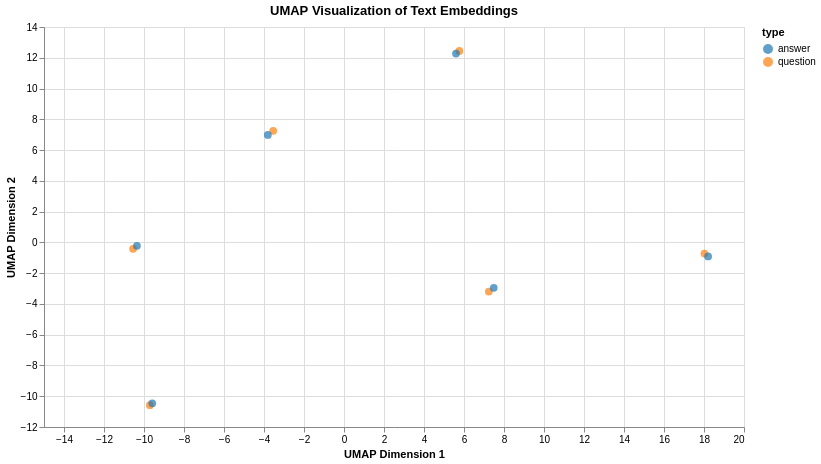

This figure's notebook cell:
### Markdown cell above
### Step 6: Visualize embeddings

Finally, we use UMAP to reduce dimensions and create an interactive visualization (Note: you would use a similar approach to visualize single cell RNA-seq data):

### Code cell
embed_utils.visualize_embeddings(
    sentences, embeddings, method="umap",
    umap_params={"n_neighbors": 2}, color_by="type"
).interactive()

### Figure 1 — Vega-Lite specification as saved in the notebook (floating-point values rounded to 4 significant figures)
{"config": {"view": {"continuousWidth": 300, "continuousHeight": 300}}, "data": {"name": "data-785c20a1fd6f3dda16bb2c0cf4964300"}, "mark": {"type": "circle", "size": 60}, "encoding": {"color": {"field": "type", "scale": {"scheme": "category10"}, "type": "nominal"}, "tooltip": [{"field": "text", "type": "nominal"}, {"field": "type", "type": "nominal"}, {"field": "topic", "type": "nominal"}], "x": {"field": "dim_1", "scale": {"zero": false}, "title": "UMAP Dimension 1", "type": "quantitative"}, "y": {"field": "dim_2", "scale": {"zero": false}, "title": "UMAP Dimension 2", "type": "quantitative"}}, "height": 400, "params": [{"name": "param_6", "select": {"type": "interval", "encodings": ["x", "y"]}, "bind": "scales"}], "title": "UMAP Visualization of Text Embeddings", "width": 700, "$schema": "https://vega.github.io/schema/vega-lite/v5.20.1.json", "datasets": {"data-785c20a1fd6f3dda16bb2c0cf4964300": [{"text": "What is an API?", "type": "question", "topic": "DNA", "dim_1": -3.54, "dim_2": 7.255}, {"text": "What is Annotation?", "type": "question", "topic": "Antibodies", "dim_1": 18.02, "dim_2": -0.7245}, {"text": "What is the role of mitochondria in cells?", "type": "question", "topic": "Mitochondria", "dim_1": 5.766, "dim_2": 12.44}, {"text": "What is a neuron?", "type": "question", "topic": "Neuron", "dim_1": -9.707, "dim_2": -10.58}, {"text": "What is the function of insulin?", "type": "question", "topic": "Insulin", "dim_1": 7.242, "dim_2": -3.197}, {"text": "What is a virus?", "type": "question", "topic": "Virus", "dim_1": -10.55, "dim_2": -0.4156}, {"text": "An API (Application Programming Interface) is a set of rules and tools that allows different software applications to communicate with each other.", "type": "answer", "topic": "DNA", "dim_1": -3.809, "dim_2": 6.986}, {"text": "An annotation is a note, label, or metadata added to code, data, or documents to provide additional information without affecting the core functionality.", "type": "answer", "topic": "Antibodies", "dim_1": 18.21, "dim_2": -0.9097}, {"text": "Mitochondria are organelles that generate energy for the cell through cellular respiration", "type": "answer", "topic": "Mitochondria", "dim_1": 5.6, "dim_2": 12.28}, {"text": "A neuron is a specialized cell that transmits nerve impulses in the nervous system", "type": "answer", "topic": "Neuron", "dim_1": -9.586, "dim_2": -10.46}, {"text": "Insulin is a hormone that regulates blood glucose levels in the body", "type": "answer", "topic": "Insulin", "dim_1": 7.488, "dim_2": -2.95}, {"text": "A virus is a microscopic infectious agent that can only replicate inside living cells", "type": "answer", "topic": "Virus", "dim_1": -10.35, "dim_2": -0.2213}]}}
